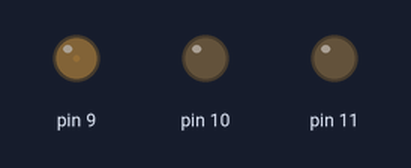
The sketch below on a simulated Arduino Uno, built with avr-gcc and run on an emulated ATmega328P. On the bench: output pins drawn as LEDs (lit = HIGH).

Above: at 0.25 s.
At 1.65 s:
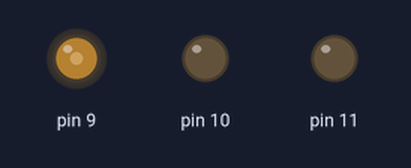
At 3.1 s:
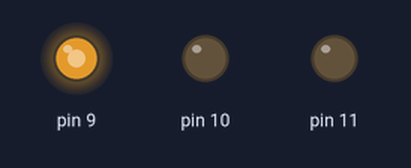
At 5.95 s:
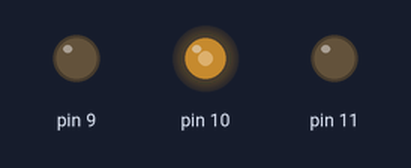
At 9.05 s:
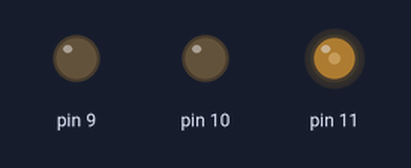
At 11.65 s:
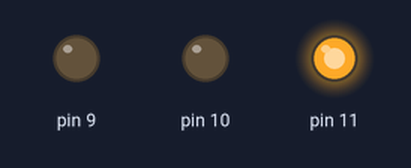
Timing chart, 0 to 15.1 s (numbered marks = the images above):
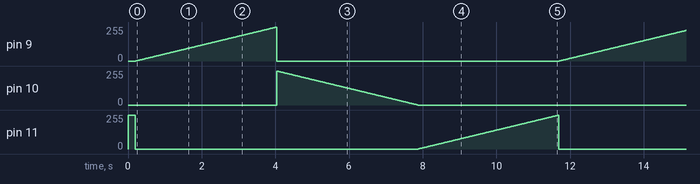

The sketch:

rgbLed.ino
```cpp
void setup() {
  // put your setup code here, to run once:

analogWrite(9, 0); //red
analogWrite(10, 0); //green
analogWrite(11, 255); //blue
delay(200);
Serial.begin(9600);
}

void loop() {
  // put your main code here, to run repeatedly:
//
//for(int i = 0; i < 255; i ++){
//  analogWrite(9, i); //red
//  analogWrite(10, i); //green
//  analogWrite(11, (255-i)/2); //blue
//  delay(15);
//  }
//
//
//
//for(int i = 255; i > 0; i --){
//  analogWrite(9, 255-i); //red
//  analogWrite(10, i); //green
//  analogWrite(11, i); //blue
//  delay(15);
//  }

//red up
for(int i = 0; i <255; i ++){
  analogWrite(9, i);
  analogWrite(10, 0);
  analogWrite(11, 0);
  delay(15);
  };


//green up

for(int i = 255; i > 0; i --){
  analogWrite(9, 0);
  analogWrite(10, i);
  analogWrite(11, 0);
  delay(15);
  };


  //blue up
for(int i = 0; i < 255; i ++){
  analogWrite(9, 0);
  analogWrite(10, 0);
  analogWrite(11, i);
  delay(15);
  };


//Serial.print()
}
```

Measured:
- by itself, pin 9, pin 11: ramps from 0/255 to 254/255 and jumps back, once every 11.5 s
- by itself, pin 10: ramps from 255/255 to 0/255 and jumps back, once every 11.5 s
